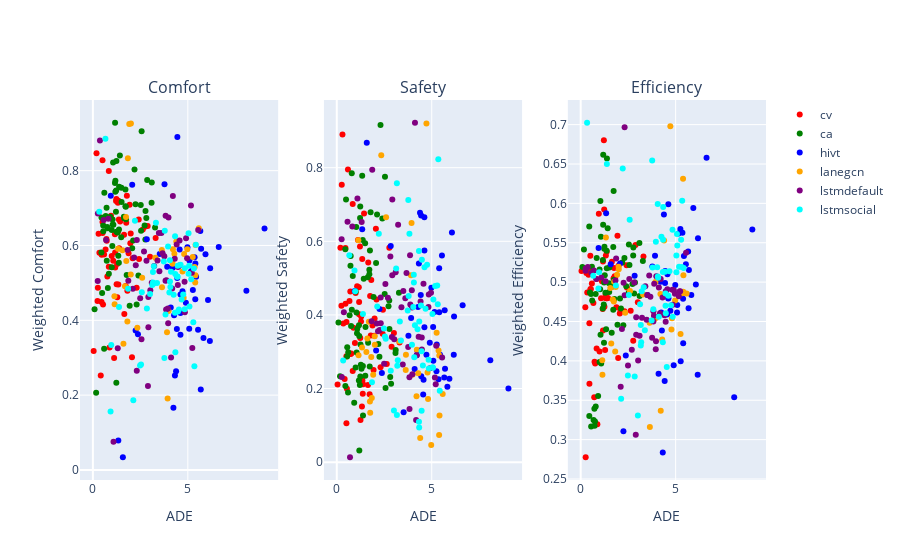

The cell this chart's notebook holds for it:
### Code cell
%matplotlib inline
%config InlineBackend.figure_format = 'retina'

import plotly.graph_objects as go
from plotly.subplots import make_subplots

def scatter_plot_multi_pred_3_metric(prediction_performance, driving_performance, methods_to_plot):  
    # Function to compute the weighted average
    def normalize(arr):
        if np.max(arr) - np.min(arr) == 0:
            return np.zeros_like(arr)
        return (arr - np.min(arr)) / (np.max(arr) - np.min(arr))

    def weighted_average(data, weights, directions):
        norm_data = [normalize(arr) if direction == 'lower' else 1 - normalize(arr) for arr, direction in zip(data, directions)]
        return np.sum([w * d for w, d in zip(weights, norm_data)], axis=0)

    def plot_method(method, prediction_performance, driving_performance, row, axes):
        # Weights for each metric within a category
        safety_weights = {
            'collision_rate': 0.3,
            'near_miss_rate': 0.5,
            'mean_min_ttc': 0.2
        }
        safety_directions = {
            'collision_rate': 'lower',
            'near_miss_rate': 'lower',
            'mean_min_ttc': 'higher'
        }
        comfort_weights = {
            'jerk': 0.5,
            'lateral_acceleration': 0.5
        }
        comfort_directions = {
            'jerk': 'lower',
            'lateral_acceleration': 'lower'
        }
        efficiency_weights = {
            'avg_speed': 0.3,
            'tracking_error': 0.3,
            'efficiency_time': 0.2,
            'distance_traveled': 0.2
        }
        efficiency_directions = {
            'avg_speed': 'higher',
            'tracking_error': 'lower',
            'efficiency_time': 'lower',
            'distance_traveled': 'higher'
        }

        color = colors[row % len(colors)]

        

        # Compute the weighted averages for each category
        safety_data = weighted_average(
            [driving_performance[method]['safety']['collision_rate'],
            driving_performance[method]['safety']['near_miss_rate'],
            driving_performance[method]['safety']['mean_min_ttc']],
            list(safety_weights.values()), list(safety_directions.values()))

        comfort_data = weighted_average(
            [driving_performance[method]['comfort']['jerk'],
            driving_performance[method]['comfort']['lateral_acceleration']],
            list(comfort_weights.values()), list(comfort_directions.values()))

        efficiency_data = weighted_average(
            [driving_performance[method]['efficiency']['avg_speed'],
            driving_performance[method]['efficiency']['tracking_error'],
            driving_performance[method]['efficiency']['efficiency_time'],
            driving_performance[method]['efficiency']['distance_traveled']],
            list(efficiency_weights.values()), list(efficiency_directions.values()))

         # Add scatter plots for each method
        fig.add_trace(go.Scatter(x=prediction_performance[method]['ade'], y=comfort_data,
                                mode='markers', name=method, marker=dict(color=color)), row=1, col=1)
        fig.add_trace(go.Scatter(x=prediction_performance[method]['ade'], y=safety_data,
                                mode='markers', name=method, marker=dict(color=color), showlegend=False), row=1, col=2)
        fig.add_trace(go.Scatter(x=prediction_performance[method]['ade'], y=efficiency_data,
                                mode='markers', name=method, marker=dict(color=color), showlegend=False), row=1, col=3)


    # List of methods to plot
    #methods_to_plot = ['method1', 'method2']

    fig = make_subplots(rows=1, cols=3, subplot_titles=("Comfort", "Safety", "Efficiency"))

    # Define colors for each method
    colors = ['red', 'green', 'blue', 'orange', 'purple', 'cyan', 'yellow'] # Add more colors if needed


    for i, method in enumerate(methods_to_plot):
        plot_method(method, prediction_performance, driving_performance, i, fig)

    # Update axis labels
    fig.update_xaxes(title_text="ADE", row=1, col=1)
    fig.update_yaxes(title_text="Weighted Comfort", row=1, col=1)

    fig.update_xaxes(title_text="ADE", row=1, col=2)
    fig.update_yaxes(title_text="Weighted Safety", row=1, col=2)

    fig.update_xaxes(title_text="ADE", row=1, col=3)
    fig.update_yaxes(title_text="Weighted Efficiency", row=1, col=3)

    # Show the plot
    fig.show()

scatter_plot_multi_pred_3_metric(prediction_performance_map, driving_performance_map, ['cv', 'ca', 'hivt', 'lanegcn', 'lstmdefault', 'lstmsocial'])
